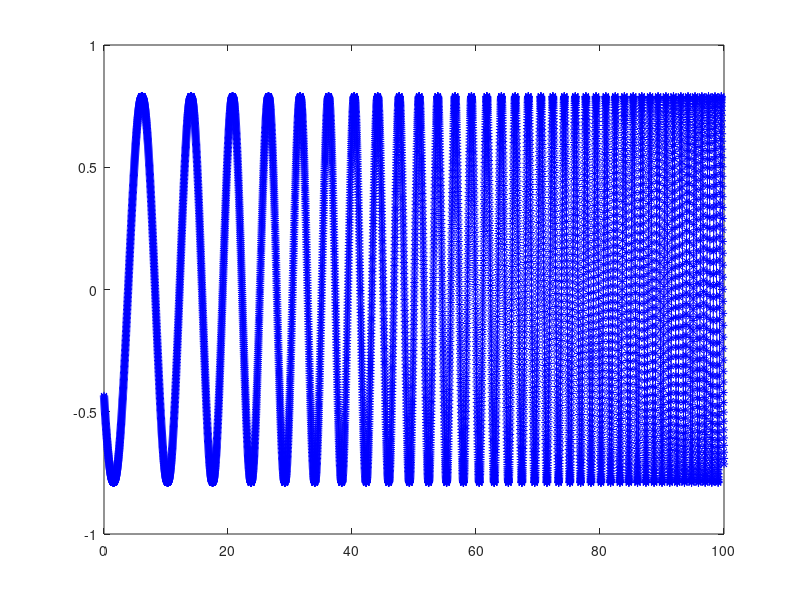

Reproduce this figure in MATLAB.
a = 1/10;
b = 1;
start = 0;
slut = 100;
fs = b*100;
t = 0:1/fs:100;
y = 0.79*chirp(t, a, t(end), b,'logarithmic');
plot(t, y, 'b*-');
